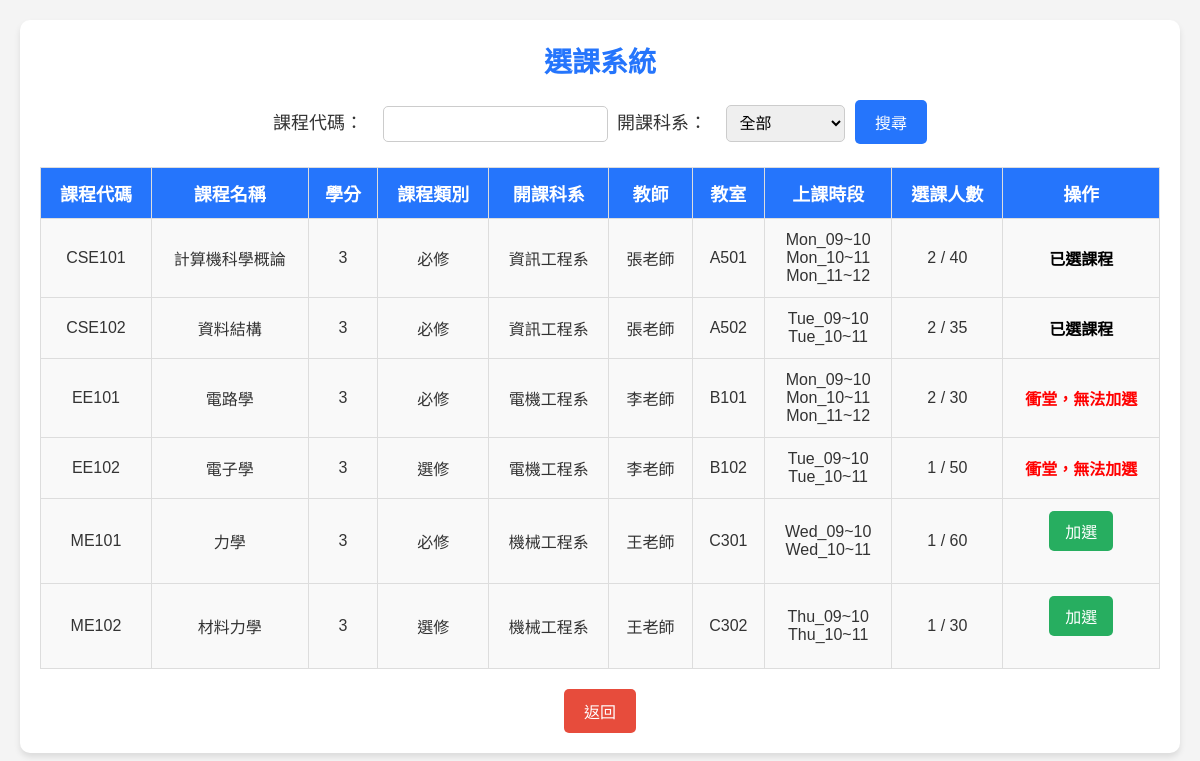
/select_course.php (signed in), run on the app's committed database.
### tables this page shows
CREATE TABLE course (
    course_id VARCHAR(10) PRIMARY KEY,      
    course_name VARCHAR(100) NOT NULL,      
    credits INT NOT NULL,                   
    course_type ENUM('必修', '選修') NOT NULL,   
    dept_id INT,                            
    classroom_id VARCHAR(10),               
    teacher_id VARCHAR(10) NOT NULL,        
    max_students INT DEFAULT 50,            
    is_open BOOLEAN DEFAULT TRUE,           
    FOREIGN KEY (dept_id) REFERENCES department(dept_id),
    FOREIGN KEY (classroom_id) REFERENCES classroom(classroom_id),
    FOREIGN KEY (teacher_id) REFERENCES teacher(teacher_id)
);

CREATE TABLE department (
    dept_id INT AUTO_INCREMENT PRIMARY KEY,
    dept_name VARCHAR(50) NOT NULL
);

CREATE TABLE teacher (
    teacher_id VARCHAR(10) PRIMARY KEY,
    teacher_name VARCHAR(100) NOT NULL,
    dept_id INT,
    email VARCHAR(100) NOT NULL UNIQUE,
    password VARCHAR(255) NOT NULL,
    FOREIGN KEY (dept_id) REFERENCES department(dept_id)
);

CREATE TABLE timeslot (
    timeslot_id VARCHAR(10) PRIMARY KEY,
    start_time TIME NOT NULL,
    end_time TIME NOT NULL,
    weekday VARCHAR(3) NOT NULL
);

CREATE TABLE classroom (
    classroom_id VARCHAR(10) PRIMARY KEY,
    building VARCHAR(10) NOT NULL,
    capacity INT NOT NULL
);

### select_course.php (the view, shortened to what this page needs)
<?php
include "db.php";
$sql = "SELECT course.*, teacher.teacher_name, department.dept_name, classroom.capacity,
        (SELECT COUNT(*) FROM enrollment WHERE enrollment.course_id = course.course_id) AS enrolled_students
        FROM course
        JOIN teacher ON course.teacher_id = teacher.teacher_id
        JOIN department ON course.dept_id = department.dept_id
        JOIN classroom ON course.classroom_id = classroom.classroom_id
        WHERE course.is_open = 1";
$result = $conn->query($sql);
function getCourseTimeslot($course_id, $conn) {
    $sql_timeslot = "SELECT timeslot.timeslot_id
    FROM course_timeslot
    JOIN timeslot ON course_timeslot.timeslot_id = timeslot.timeslot_id
    WHERE course_timeslot.course_id = ?";
    $stmt = $conn->prepare($sql_timeslot);
    $stmt->bind_param("s", $course_id);
    $stmt->execute();
    $result = $stmt->get_result();
    $timeslots = [];
    while ($row = $result->fetch_assoc()) {
        $timeslots[] = $row;
    }
    return $timeslots;
}
function checkConflict($new_timeslots, $student_schedule) {
    foreach ($new_timeslots as $new_timeslot) {
        list($new_weekday, $new_time_range) = explode('_', $new_timeslot['timeslot_id']);
        list($new_start, $new_end) = explode('~', $new_time_range);
        $new_start = intval($new_start);
        $new_end = intval($new_end);
        foreach ($student_schedule as $existing) {
            list($existing_weekday, $existing_time_range) = explode('_', $existing['timeslot_id']);
            list($existing_start, $existing_end) = explode('~', $existing_time_range);
            $existing_start = intval($existing_start);
            $existing_end = intval($existing_end);
            if ($new_weekday == $existing_weekday) {
                if (($new_start < $existing_end) && ($new_end > $existing_start)) {
                    return true;
                }
            }
        }
    }
    return false;
}
function getStudentSchedule($student_id, $conn) {
    $sql_schedule = "SELECT course.course_id, timeslot.timeslot_id
                     FROM enrollment
                     JOIN course ON enrollment.course_id = course.course_id
                     JOIN course_timeslot ON course.course_id = course_timeslot.course_id
                     JOIN timeslot ON course_timeslot.timeslot_id = timeslot.timeslot_id
                     WHERE enrollment.student_id = ?";
    $stmt = $conn->prepare($sql_schedule);
    $stmt->bind_param("s", $student_id);
    $stmt->execute();
    $result = $stmt->get_result();
    $schedule = [];
    while ($row = $result->fetch_assoc()) {
        $schedule[] = $row;
    }
    return $schedule;
}
$student_schedule = getStudentSchedule($_SESSION['student_id'], $conn);
?>
<!DOCTYPE html>
<html lang="zh-TW">
<head>
    <link rel="stylesheet" href="style.css">
</head>
<body>
<div class="container">
    <h2>選課系統</h2>
    <form method="GET" action="">
        <label for="search_course">課程代碼：</label>
        <input type="text" id="search_course" name="search_course" value="<?= isset($_GET['search_course']) ? $_GET['search_course'] : '' ?>">
        <label for="search_dept">開課科系：</label>
        <select id="search_dept" name="search_dept">
            <option value="">全部</option>
        </select>
        <button type="submit">搜尋</button>
    </form>
    <table>
        <tr>
            <th>課程代碼</th>
            <th>課程名稱</th>
            <th>學分</th>
            <th>課程類別</th>
            <th>開課科系</th>
            <th>教師</th>
            <th>教室</th>
            <th>上課時段</th>
            <th>選課人數</th>
            <th>操作</th>
        </tr>
        <?php while ($row = $result->fetch_assoc()) {
            $timeslots = getCourseTimeslot($row['course_id'], $conn);
            $conflict = checkConflict($timeslots, $student_schedule);
            $course_enrolled = false;
            foreach ($student_schedule as $existing) {
                if ($existing['course_id'] == $row['course_id']) {
                    $course_enrolled = true;
                    break;
                }
            }
            $is_full = $row['enrolled_students'] >= $row['capacity'];
        ?>
        <tr>
            <td><?= $row['course_id'] ?></td>
            <td><?= $row['course_name'] ?></td>
            <td><?= $row['credits'] ?></td>
            <td><?= $row['course_type'] ?></td>
            <td><?= $row['dept_name'] ?></td>
            <td><?= $row['teacher_name'] ?></td>
            <td><?= $row['classroom_id'] ?></td>
            <td>
                <?php
                if (!empty($timeslots)) {
                    foreach ($timeslots as $timeslot) {
                        echo $timeslot['timeslot_id'] . "<br>";
                    }
                } else {
                    echo "無時段";
                }
                ?>
            </td>
            <td><?= $row['enrolled_students'] . " / " . $row['capacity'] ?></td>
            <td>
                <?php if ($course_enrolled) { ?>
                    <span style="color: black;">已選課程</span>
                <?php } else if ($conflict) { ?>
                    <span style="color: red;">衝堂，無法加選</span>
                <?php } else if ($is_full) { ?>
                    <span style="color: gray;">課程已滿</span>
                <?php } else { ?>
                    <form method="POST" action="enroll.php">
                        <button type="submit" class="btn btn-add">加選</button>
                    </form>
                <?php } ?>
            </td>
        </tr>
        <?php } ?>
    </table>
    <a href="home.php" class="back-btn">返回</a>
</div>
</body>
</html>

### style.css (style rules this page uses)
* { margin: 0; padding: 0; box-sizing: border-box; }
body { font-family: Arial, sans-serif; background-color: #f4f4f4; text-align: center; color: #333; padding: 20px; }
h2 { color: #2575fc; margin-bottom: 20px; font-size: 28px; }
.container { max-width: 1200px; margin: 0 auto; background-color: #fff; padding: 20px; border-radius: 10px; box-shadow: 0 4px 6px rgba(0, 0, 0, 0.1); }
form { margin-bottom: 20px; }
form label { font-size: 18px; margin-right: 10px; }
form input, form select { padding: 8px; font-size: 16px; margin: 5px; border-radius: 5px; border: 1px solid #ccc; }
form button { padding: 10px 20px; background-color: #2575fc; color: white; border: none; border-radius: 5px; cursor: pointer; font-size: 16px; transition: background-color 0.3s; }
table { width: 100%; margin-top: 20px; border-collapse: collapse; text-align: left; }
table th, table td { padding: 12px; border: 1px solid #ddd; text-align: center; }
table th { background-color: #2575fc; color: white; font-size: 18px; }
table td { background-color: #f9f9f9; }
.btn { padding: 8px 16px; background-color: #27ae60; color: white; border: none; border-radius: 5px; cursor: pointer; font-size: 16px; transition: background-color 0.3s; }
span { font-weight: bold; }
.back-btn { display: inline-block; padding: 10px 20px; background-color: #e74c3c; color: white; border-radius: 5px; text-decoration: none; font-size: 16px; margin-top: 20px; transition: background-color 0.3s; }

### data on the page
course: course_id "CSE101", course_name "計算機科學概論", credits "3", course_type "必修", dept.dept_name "資訊工程系", teacher.teacher_name "張老師", classroom "A501", enrolled_students "2", classroom.capacity "40", shows "已選課程"
timeslot: timeslot_id "Mon_09~10"
timeslot: timeslot_id "Mon_10~11"
timeslot: timeslot_id "Mon_11~12"
course: course_id "CSE102", course_name "資料結構", credits "3", course_type "必修", dept.dept_name "資訊工程系", teacher.teacher_name "張老師", classroom "A502", enrolled_students "2", classroom.capacity "35", shows "已選課程"
timeslot: timeslot_id "Tue_09~10"
timeslot: timeslot_id "Tue_10~11"
course: course_id "EE101", course_name "電路學", credits "3", course_type "必修", dept.dept_name "電機工程系", teacher.teacher_name "李老師", classroom "B101", enrolled_students "2", classroom.capacity "30", shows "衝堂，無法加選"
course: course_id "EE102", course_name "電子學", credits "3", course_type "選修", dept.dept_name "電機工程系", teacher.teacher_name "李老師", classroom "B102", enrolled_students "1", classroom.capacity "50", shows "衝堂，無法加選"
course: course_id "ME101", course_name "力學", credits "3", course_type "必修", dept.dept_name "機械工程系", teacher.teacher_name "王老師", classroom "C301", enrolled_students "1", classroom.capacity "60"
timeslot: timeslot_id "Wed_09~10"
timeslot: timeslot_id "Wed_10~11"
course: course_id "ME102", course_name "材料力學", credits "3", course_type "選修", dept.dept_name "機械工程系", teacher.teacher_name "王老師", classroom "C302", enrolled_students "1", classroom.capacity "30"
timeslot: timeslot_id "Thu_09~10"
timeslot: timeslot_id "Thu_10~11"
